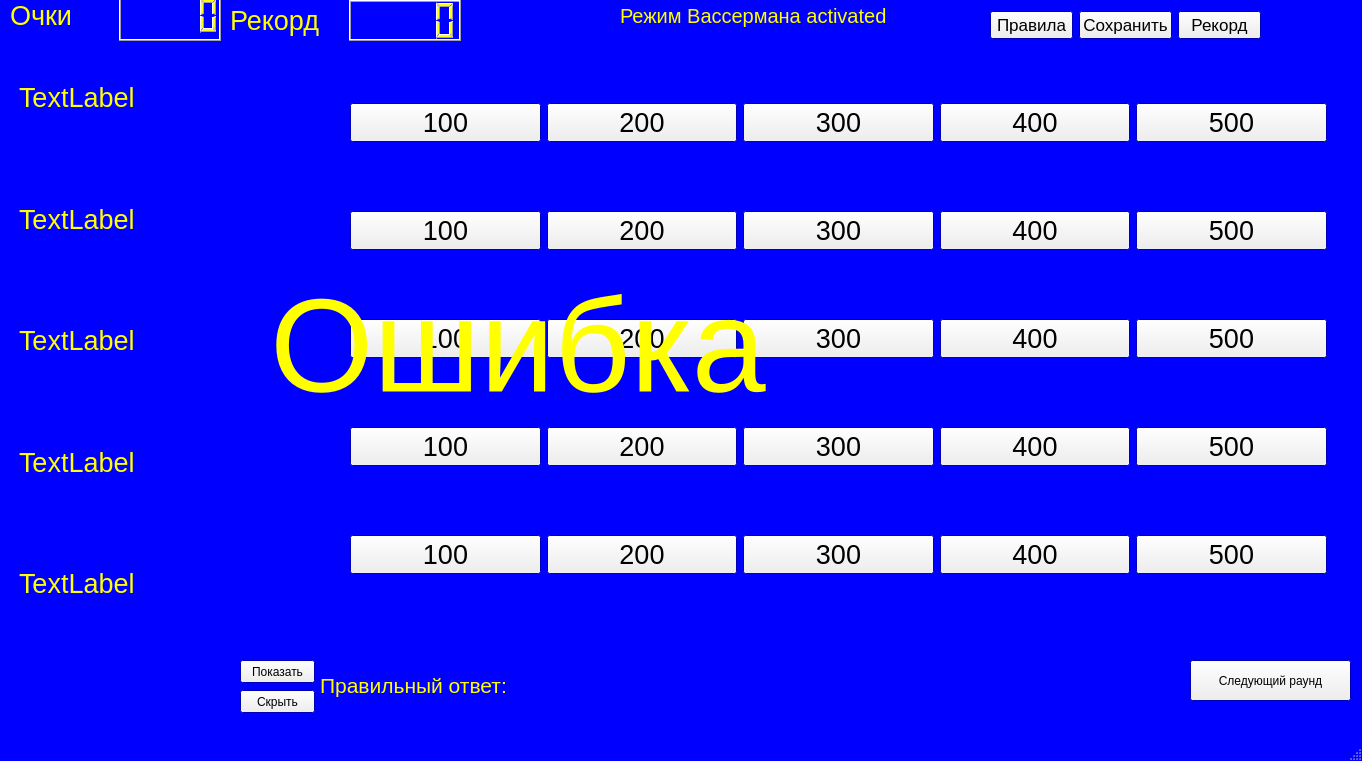
<?xml version="1.0" encoding="UTF-8"?>
<ui version="4.0">
 <class>MainWindow</class>
 <widget class="QMainWindow" name="MainWindow">
  <property name="geometry">
   <rect>
    <x>0</x>
    <y>0</y>
    <width>1362</width>
    <height>761</height>
   </rect>
  </property>
  <property name="palette">
   <palette>
    <active>
     <colorrole role="WindowText">
      <brush brushstyle="SolidPattern">
       <color alpha="255">
        <red>255</red>
        <green>255</green>
        <blue>0</blue>
       </color>
      </brush>
     </colorrole>
     <colorrole role="Base">
      <brush brushstyle="SolidPattern">
       <color alpha="255">
        <red>255</red>
        <green>255</green>
        <blue>255</blue>
       </color>
      </brush>
     </colorrole>
     <colorrole role="Window">
      <brush brushstyle="SolidPattern">
       <color alpha="255">
        <red>0</red>
        <green>0</green>
        <blue>255</blue>
       </color>
      </brush>
     </colorrole>
    </active>
    <inactive>
     <colorrole role="WindowText">
      <brush brushstyle="SolidPattern">
       <color alpha="255">
        <red>255</red>
        <green>255</green>
        <blue>0</blue>
       </color>
      </brush>
     </colorrole>
     <colorrole role="Base">
      <brush brushstyle="SolidPattern">
       <color alpha="255">
        <red>255</red>
        <green>255</green>
        <blue>255</blue>
       </color>
      </brush>
     </colorrole>
     <colorrole role="Window">
      <brush brushstyle="SolidPattern">
       <color alpha="255">
        <red>0</red>
        <green>0</green>
        <blue>255</blue>
       </color>
      </brush>
     </colorrole>
    </inactive>
    <disabled>
     <colorrole role="WindowText">
      <brush brushstyle="SolidPattern">
       <color alpha="255">
        <red>120</red>
        <green>120</green>
        <blue>120</blue>
       </color>
      </brush>
     </colorrole>
     <colorrole role="Base">
      <brush brushstyle="SolidPattern">
       <color alpha="255">
        <red>0</red>
        <green>0</green>
        <blue>255</blue>
       </color>
      </brush>
     </colorrole>
     <colorrole role="Window">
      <brush brushstyle="SolidPattern">
       <color alpha="255">
        <red>0</red>
        <green>0</green>
        <blue>255</blue>
       </color>
      </brush>
     </colorrole>
    </disabled>
   </palette>
  </property>
  <property name="windowTitle">
   <string>MainWindow</string>
  </property>
  <widget class="QWidget" name="centralwidget">
   <widget class="QWidget" name="gridLayoutWidget">
    <property name="geometry">
     <rect>
      <x>350</x>
      <y>40</y>
      <width>977</width>
      <height>601</height>
     </rect>
    </property>
    <layout class="QGridLayout" name="gridLayout">
     <item row="2" column="0">
      <layout class="QHBoxLayout" name="horizontalLayout_3">
       <item>
        <widget class="QPushButton" name="theme3_1">
         <property name="font">
          <font>
           <pointsize>20</pointsize>
          </font>
         </property>
         <property name="text">
          <string>100</string>
         </property>
        </widget>
       </item>
       <item>
        <widget class="QPushButton" name="theme3_2">
         <property name="font">
          <font>
           <pointsize>20</pointsize>
          </font>
         </property>
         <property name="text">
          <string>200</string>
         </property>
        </widget>
       </item>
       <item>
        <widget class="QPushButton" name="theme3_3">
         <property name="font">
          <font>
           <pointsize>20</pointsize>
          </font>
         </property>
         <property name="text">
          <string>300</string>
         </property>
        </widget>
       </item>
       <item>
        <widget class="QPushButton" name="theme3_4">
         <property name="font">
          <font>
           <pointsize>20</pointsize>
          </font>
         </property>
         <property name="text">
          <string>400</string>
         </property>
        </widget>
       </item>
       <item>
        <widget class="QPushButton" name="theme3_5">
         <property name="font">
          <font>
           <pointsize>20</pointsize>
          </font>
         </property>
         <property name="text">
          <string>500</string>
         </property>
        </widget>
       </item>
      </layout>
     </item>
     <item row="1" column="0">
      <layout class="QHBoxLayout" name="horizontalLayout_2">
       <item>
        <widget class="QPushButton" name="theme2_1">
         <property name="font">
          <font>
           <pointsize>20</pointsize>
          </font>
         </property>
         <property name="text">
          <string>100</string>
         </property>
        </widget>
       </item>
       <item>
        <widget class="QPushButton" name="theme2_2">
         <property name="font">
          <font>
           <pointsize>20</pointsize>
          </font>
         </property>
         <property name="text">
          <string>200</string>
         </property>
        </widget>
       </item>
       <item>
        <widget class="QPushButton" name="theme2_3">
         <property name="font">
          <font>
           <pointsize>20</pointsize>
          </font>
         </property>
         <property name="text">
          <string>300</string>
         </property>
        </widget>
       </item>
       <item>
        <widget class="QPushButton" name="theme2_4">
         <property name="font">
          <font>
           <pointsize>20</pointsize>
          </font>
         </property>
         <property name="text">
          <string>400</string>
         </property>
        </widget>
       </item>
       <item>
        <widget class="QPushButton" name="theme2_5">
         <property name="font">
          <font>
           <pointsize>20</pointsize>
          </font>
         </property>
         <property name="text">
          <string>500</string>
         </property>
        </widget>
       </item>
      </layout>
     </item>
     <item row="3" column="0">
      <layout class="QHBoxLayout" name="horizontalLayout_5">
       <item>
        <widget class="QPushButton" name="theme4_1">
         <property name="font">
          <font>
           <pointsize>20</pointsize>
          </font>
         </property>
         <property name="text">
          <string>100</string>
         </property>
        </widget>
       </item>
       <item>
        <widget class="QPushButton" name="theme4_2">
         <property name="font">
          <font>
           <pointsize>20</pointsize>
          </font>
         </property>
         <property name="text">
          <string>200</string>
         </property>
        </widget>
       </item>
       <item>
        <widget class="QPushButton" name="theme4_3">
         <property name="font">
          <font>
           <pointsize>20</pointsize>
          </font>
         </property>
         <property name="text">
          <string>300</string>
         </property>
        </widget>
       </item>
       <item>
        <widget class="QPushButton" name="theme4_4">
         <property name="font">
          <font>
           <pointsize>20</pointsize>
          </font>
         </property>
         <property name="text">
          <string>400</string>
         </property>
        </widget>
       </item>
       <item>
        <widget class="QPushButton" name="theme4_5">
         <property name="font">
          <font>
           <pointsize>20</pointsize>
          </font>
         </property>
         <property name="text">
          <string>500</string>
         </property>
        </widget>
       </item>
      </layout>
     </item>
     <item row="4" column="0">
      <layout class="QHBoxLayout" name="horizontalLayout_4">
       <item>
        <widget class="QPushButton" name="theme5_1">
         <property name="font">
          <font>
           <pointsize>20</pointsize>
          </font>
         </property>
         <property name="text">
          <string>100</string>
         </property>
        </widget>
       </item>
       <item>
        <widget class="QPushButton" name="theme5_2">
         <property name="font">
          <font>
           <pointsize>20</pointsize>
          </font>
         </property>
         <property name="text">
          <string>200</string>
         </property>
        </widget>
       </item>
       <item>
        <widget class="QPushButton" name="theme5_3">
         <property name="font">
          <font>
           <pointsize>20</pointsize>
          </font>
         </property>
         <property name="text">
          <string>300</string>
         </property>
        </widget>
       </item>
       <item>
        <widget class="QPushButton" name="theme5_4">
         <property name="font">
          <font>
           <pointsize>20</pointsize>
          </font>
         </property>
         <property name="text">
          <string>400</string>
         </property>
        </widget>
       </item>
       <item>
        <widget class="QPushButton" name="theme5_5">
         <property name="font">
          <font>
           <pointsize>20</pointsize>
          </font>
         </property>
         <property name="text">
          <string>500</string>
         </property>
        </widget>
       </item>
      </layout>
     </item>
     <item row="0" column="0">
      <layout class="QHBoxLayout" name="horizontalLayout">
       <item>
        <widget class="QPushButton" name="theme1_1">
         <property name="font">
          <font>
           <family>MS Shell Dlg 2</family>
           <pointsize>20</pointsize>
          </font>
         </property>
         <property name="text">
          <string>100</string>
         </property>
        </widget>
       </item>
       <item>
        <widget class="QPushButton" name="theme1_2">
         <property name="font">
          <font>
           <pointsize>20</pointsize>
          </font>
         </property>
         <property name="text">
          <string>200</string>
         </property>
        </widget>
       </item>
       <item>
        <widget class="QPushButton" name="theme1_3">
         <property name="font">
          <font>
           <pointsize>20</pointsize>
          </font>
         </property>
         <property name="text">
          <string>300</string>
         </property>
        </widget>
       </item>
       <item>
        <widget class="QPushButton" name="theme1_4">
         <property name="font">
          <font>
           <pointsize>20</pointsize>
          </font>
         </property>
         <property name="text">
          <string>400</string>
         </property>
        </widget>
       </item>
       <item>
        <widget class="QPushButton" name="theme1_5">
         <property name="font">
          <font>
           <pointsize>20</pointsize>
          </font>
         </property>
         <property name="text">
          <string>500</string>
         </property>
        </widget>
       </item>
      </layout>
     </item>
    </layout>
   </widget>
   <widget class="QWidget" name="verticalLayoutWidget">
    <property name="geometry">
     <rect>
      <x>19</x>
      <y>40</y>
      <width>311</width>
      <height>601</height>
     </rect>
    </property>
    <layout class="QVBoxLayout" name="verticalLayout_4">
     <item>
      <widget class="QLabel" name="theme1">
       <property name="font">
        <font>
         <family>Segoe UI</family>
         <pointsize>20</pointsize>
        </font>
       </property>
       <property name="text">
        <string>TextLabel</string>
       </property>
      </widget>
     </item>
     <item>
      <widget class="QLabel" name="theme2">
       <property name="font">
        <font>
         <family>Segoe UI</family>
         <pointsize>20</pointsize>
        </font>
       </property>
       <property name="text">
        <string>TextLabel</string>
       </property>
      </widget>
     </item>
     <item>
      <widget class="QLabel" name="theme3">
       <property name="font">
        <font>
         <family>Segoe UI</family>
         <pointsize>20</pointsize>
        </font>
       </property>
       <property name="text">
        <string>TextLabel</string>
       </property>
      </widget>
     </item>
     <item>
      <widget class="QLabel" name="theme4">
       <property name="font">
        <font>
         <family>Segoe UI</family>
         <pointsize>20</pointsize>
        </font>
       </property>
       <property name="text">
        <string>TextLabel</string>
       </property>
      </widget>
     </item>
     <item>
      <widget class="QLabel" name="theme5">
       <property name="font">
        <font>
         <family>Segoe UI</family>
         <pointsize>20</pointsize>
        </font>
       </property>
       <property name="text">
        <string>TextLabel</string>
       </property>
      </widget>
     </item>
    </layout>
   </widget>
   <widget class="QPushButton" name="cheat">
    <property name="geometry">
     <rect>
      <x>1460</x>
      <y>220</y>
      <width>75</width>
      <height>23</height>
     </rect>
    </property>
    <property name="text">
     <string>Чит-меню</string>
    </property>
   </widget>
   <widget class="QPushButton" name="Show_Answer">
    <property name="geometry">
     <rect>
      <x>240</x>
      <y>660</y>
      <width>75</width>
      <height>23</height>
     </rect>
    </property>
    <property name="text">
     <string>Показать</string>
    </property>
   </widget>
   <widget class="QPushButton" name="Hide_Answer">
    <property name="geometry">
     <rect>
      <x>240</x>
      <y>690</y>
      <width>75</width>
      <height>23</height>
     </rect>
    </property>
    <property name="text">
     <string>Скрыть</string>
    </property>
   </widget>
   <widget class="QLabel" name="showAnswer">
    <property name="geometry">
     <rect>
      <x>320</x>
      <y>660</y>
      <width>851</width>
      <height>51</height>
     </rect>
    </property>
    <property name="font">
     <font>
      <family>Segoe UI</family>
      <pointsize>16</pointsize>
     </font>
    </property>
    <property name="text">
     <string>Правильный ответ:</string>
    </property>
   </widget>
   <widget class="QPushButton" name="next_r">
    <property name="geometry">
     <rect>
      <x>1190</x>
      <y>660</y>
      <width>161</width>
      <height>41</height>
     </rect>
    </property>
    <property name="font">
     <font>
      <family>Segoe UI</family>
     </font>
    </property>
    <property name="text">
     <string>Следующий раунд</string>
    </property>
   </widget>
   <widget class="QLabel" name="error">
    <property name="geometry">
     <rect>
      <x>270</x>
      <y>220</y>
      <width>671</width>
      <height>251</height>
     </rect>
    </property>
    <property name="font">
     <font>
      <pointsize>100</pointsize>
     </font>
    </property>
    <property name="text">
     <string>Ошибка</string>
    </property>
   </widget>
   <widget class="QLabel" name="god_label">
    <property name="geometry">
     <rect>
      <x>620</x>
      <y>0</y>
      <width>271</width>
      <height>31</height>
     </rect>
    </property>
    <property name="font">
     <font>
      <family>Segoe UI</family>
      <pointsize>15</pointsize>
     </font>
    </property>
    <property name="text">
     <string>Режим Вассермана activated</string>
    </property>
   </widget>
   <widget class="QWidget" name="horizontalLayoutWidget_6">
    <property name="geometry">
     <rect>
      <x>990</x>
      <y>-10</y>
      <width>271</width>
      <height>71</height>
     </rect>
    </property>
    <layout class="QHBoxLayout" name="horizontalLayout_7">
     <item>
      <widget class="QPushButton" name="rules_button">
       <property name="font">
        <font>
         <pointsize>13</pointsize>
        </font>
       </property>
       <property name="text">
        <string>Правила</string>
       </property>
      </widget>
     </item>
     <item>
      <widget class="QPushButton" name="download">
       <property name="font">
        <font>
         <pointsize>13</pointsize>
        </font>
       </property>
       <property name="text">
        <string>Сохранить</string>
       </property>
      </widget>
     </item>
     <item>
      <widget class="QPushButton" name="download_record">
       <property name="font">
        <font>
         <family>Segoe UI</family>
         <pointsize>13</pointsize>
        </font>
       </property>
       <property name="text">
        <string>Рекорд</string>
       </property>
      </widget>
     </item>
    </layout>
   </widget>
   <widget class="QWidget" name="horizontalLayoutWidget_7">
    <property name="geometry">
     <rect>
      <x>230</x>
      <y>0</y>
      <width>231</width>
      <height>41</height>
     </rect>
    </property>
    <layout class="QHBoxLayout" name="horizontalLayout_8">
     <item>
      <widget class="QLabel" name="record_label">
       <property name="font">
        <font>
         <pointsize>20</pointsize>
        </font>
       </property>
       <property name="text">
        <string>Рекорд</string>
       </property>
      </widget>
     </item>
     <item>
      <widget class="QLCDNumber" name="record_count"/>
     </item>
    </layout>
   </widget>
   <widget class="QWidget" name="horizontalLayoutWidget_8">
    <property name="geometry">
     <rect>
      <x>10</x>
      <y>-10</y>
      <width>211</width>
      <height>51</height>
     </rect>
    </property>
    <layout class="QHBoxLayout" name="horizontalLayout_9">
     <item>
      <widget class="QLabel" name="point_label">
       <property name="font">
        <font>
         <pointsize>20</pointsize>
        </font>
       </property>
       <property name="text">
        <string>Очки</string>
       </property>
      </widget>
     </item>
     <item>
      <widget class="QLCDNumber" name="point_counter"/>
     </item>
    </layout>
   </widget>
  </widget>
  <widget class="QMenuBar" name="menubar">
   <property name="geometry">
    <rect>
     <x>0</x>
     <y>0</y>
     <width>1362</width>
     <height>21</height>
    </rect>
   </property>
  </widget>
  <widget class="QStatusBar" name="statusbar"/>
 </widget>
 <resources/>
 <connections/>
</ui>
